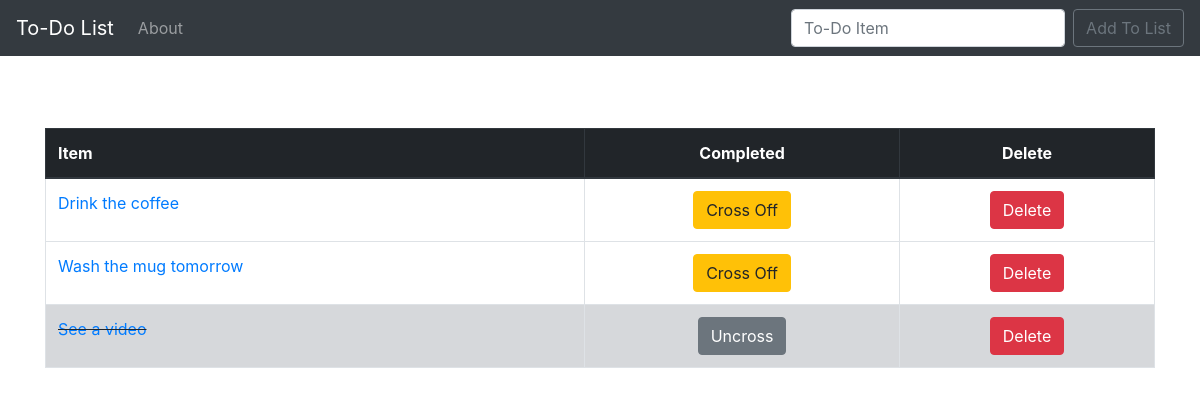
Before: / with the older database file.
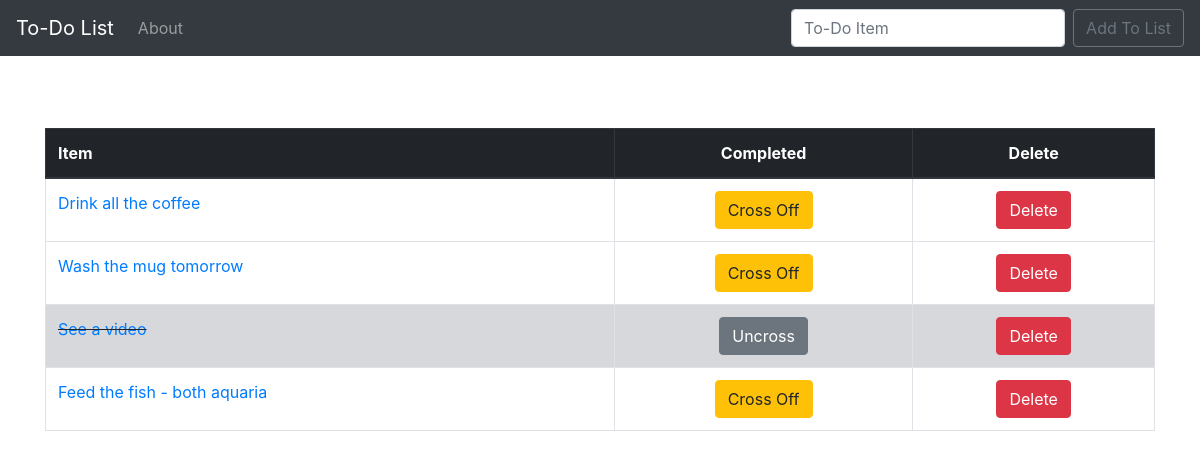
After: the same page with the newer database file.
### todo_list/models.py (models this page shows, shortened)
class List(models.Model):
    item = models.CharField(max_length=200)
    completed = models.BooleanField(default=False)

### todo_list/views.py (the view)
# urls.py: 2. Add a URL to urlpatterns:  path('', views.home, name='home')
def home(request):
    if request.method == 'POST':
        form = ListForm(request.POST or None)
        if form.is_valid():
            form.save()
        else:
            pass
        all_items = List.objects.all
        messages.success(request, ('Item has been successfully added to the list.'))
        return render(request, 'home.html', {'todo_items': all_items})
    else:
        all_items = List.objects.all
        return render(request, 'home.html', {'todo_items': all_items})

### todo_list/templates/home.html (shortened to what this page needs)
{% extends 'base.html' %}
{% block content %}
    <br>
    <br>
    {% if todo_items %}
        <table class="table table-bordered">
            <thead class="thead-dark">
                <th>Item</th>
                <th><center><span class="cross_text">Completed</span><span class="cross_X">&#x25CE;/&#x25EF;</span>
                    </center></th>
                <th><center><span class="delete_text">Delete</span><span class="delete_X">X</span></center></th>
            </thead>
            {% for item in todo_items %}
            {% if item.completed %}
                <tr class="table-secondary">
                <td class="striker"><a href="{% url 'edit' item.id %}">{{ item.item }}</a></td>
                <td><center><a class="btn btn-secondary" href="{% url 'uncross' item.id %}"><span class="cross_text">Uncross</span><span class="cross_X">&#x25EF;</span>
                    </a></center></td>
            {% else %}
                <tr>
                <td><a href="{% url 'edit' item.id %}">{{ item.item }}</a></td>
                <td><center><a class="btn btn-warning" href="{% url 'cross_off' item.id %}"><span class="cross_text">Cross Off</span><span class="cross_X">&#x25C9;</span></a></center></td>
            {% endif %}
                <td><center><a class="btn btn-danger" href="{% url 'delete' item.id %}"><span class="delete_text">Delete</span><span class="delete_X">X</span>
                    </a>
                    </center></td>
            </tr>
            {% endfor %}
        </table>
    {% else %}
        <p>No items to display.</p>
    {% endif %}
{% endblock %}

Changed rows visible on the page:
changed List: item "Drink the coffee" → "Drink all the coffee"
added List: item "Feed the fish - both aquaria"
